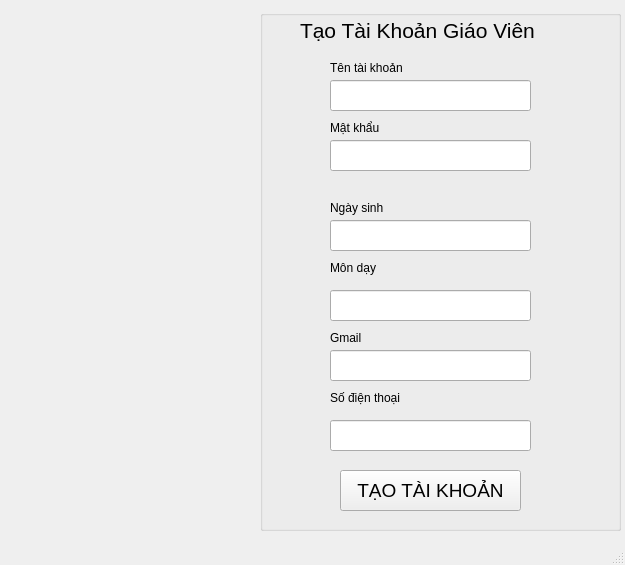
<?xml version="1.0" encoding="UTF-8"?>
<ui version="4.0">
 <class>MainWindow</class>
 <widget class="QMainWindow" name="MainWindow">
  <property name="geometry">
   <rect>
    <x>0</x>
    <y>0</y>
    <width>625</width>
    <height>565</height>
   </rect>
  </property>
  <property name="maximumSize">
   <size>
    <width>625</width>
    <height>565</height>
   </size>
  </property>
  <property name="windowTitle">
   <string>MainWindow</string>
  </property>
  <property name="styleSheet">
   <string notr="true">background-image: url(&quot;D:/quanLyKhoaHocOn/background-xanh-duong-nhat.jpg&quot;);</string>
  </property>
  <widget class="QWidget" name="centralwidget">
   <widget class="QLabel" name="label">
    <property name="geometry">
     <rect>
      <x>0</x>
      <y>10</y>
      <width>261</width>
      <height>511</height>
     </rect>
    </property>
    <property name="text">
     <string/>
    </property>
    <property name="pixmap">
     <pixmap>OIP (2).jpg</pixmap>
    </property>
    <property name="scaledContents">
     <bool>true</bool>
    </property>
   </widget>
   <widget class="QGroupBox" name="groupBox">
    <property name="geometry">
     <rect>
      <x>260</x>
      <y>10</y>
      <width>361</width>
      <height>521</height>
     </rect>
    </property>
    <property name="title">
     <string/>
    </property>
    <widget class="QLabel" name="label_2">
     <property name="geometry">
      <rect>
       <x>40</x>
       <y>0</y>
       <width>291</width>
       <height>41</height>
      </rect>
     </property>
     <property name="minimumSize">
      <size>
       <width>51</width>
       <height>0</height>
      </size>
     </property>
     <property name="font">
      <font>
       <pointsize>16</pointsize>
      </font>
     </property>
     <property name="text">
      <string>Tạo Tài Khoản Giáo Viên</string>
     </property>
    </widget>
    <widget class="QLineEdit" name="lineEdit">
     <property name="geometry">
      <rect>
       <x>70</x>
       <y>70</y>
       <width>201</width>
       <height>31</height>
      </rect>
     </property>
    </widget>
    <widget class="QLineEdit" name="lineEdit_2">
     <property name="geometry">
      <rect>
       <x>70</x>
       <y>130</y>
       <width>201</width>
       <height>31</height>
      </rect>
     </property>
    </widget>
    <widget class="QLineEdit" name="lineEdit_3">
     <property name="geometry">
      <rect>
       <x>70</x>
       <y>340</y>
       <width>201</width>
       <height>31</height>
      </rect>
     </property>
    </widget>
    <widget class="QLineEdit" name="lineEdit_4">
     <property name="geometry">
      <rect>
       <x>70</x>
       <y>410</y>
       <width>201</width>
       <height>31</height>
      </rect>
     </property>
    </widget>
    <widget class="QPushButton" name="pushButton">
     <property name="geometry">
      <rect>
       <x>80</x>
       <y>460</y>
       <width>181</width>
       <height>41</height>
      </rect>
     </property>
     <property name="font">
      <font>
       <pointsize>14</pointsize>
      </font>
     </property>
     <property name="text">
      <string>TẠO TÀI KHOẢN</string>
     </property>
    </widget>
    <widget class="QLabel" name="label_3">
     <property name="geometry">
      <rect>
       <x>70</x>
       <y>50</y>
       <width>81</width>
       <height>16</height>
      </rect>
     </property>
     <property name="text">
      <string>Tên tài khoản</string>
     </property>
    </widget>
    <widget class="QLabel" name="label_4">
     <property name="geometry">
      <rect>
       <x>70</x>
       <y>110</y>
       <width>55</width>
       <height>16</height>
      </rect>
     </property>
     <property name="text">
      <string>Mật khẩu</string>
     </property>
    </widget>
    <widget class="QLabel" name="label_5">
     <property name="geometry">
      <rect>
       <x>70</x>
       <y>320</y>
       <width>55</width>
       <height>16</height>
      </rect>
     </property>
     <property name="text">
      <string>Gmail</string>
     </property>
    </widget>
    <widget class="QLabel" name="label_6">
     <property name="geometry">
      <rect>
       <x>70</x>
       <y>380</y>
       <width>81</width>
       <height>16</height>
      </rect>
     </property>
     <property name="text">
      <string>Số điện thoại</string>
     </property>
    </widget>
    <widget class="QLineEdit" name="lineEdit_5">
     <property name="geometry">
      <rect>
       <x>70</x>
       <y>280</y>
       <width>201</width>
       <height>31</height>
      </rect>
     </property>
    </widget>
    <widget class="QLabel" name="label_7">
     <property name="geometry">
      <rect>
       <x>70</x>
       <y>250</y>
       <width>55</width>
       <height>16</height>
      </rect>
     </property>
     <property name="text">
      <string>Môn dạy</string>
     </property>
    </widget>
    <widget class="QLineEdit" name="lineEdit_6">
     <property name="geometry">
      <rect>
       <x>70</x>
       <y>210</y>
       <width>201</width>
       <height>31</height>
      </rect>
     </property>
    </widget>
    <widget class="QLabel" name="label_8">
     <property name="geometry">
      <rect>
       <x>70</x>
       <y>190</y>
       <width>55</width>
       <height>16</height>
      </rect>
     </property>
     <property name="text">
      <string>Ngày sinh</string>
     </property>
    </widget>
   </widget>
  </widget>
  <widget class="QMenuBar" name="menubar">
   <property name="geometry">
    <rect>
     <x>0</x>
     <y>0</y>
     <width>625</width>
     <height>26</height>
    </rect>
   </property>
  </widget>
  <widget class="QStatusBar" name="statusbar"/>
 </widget>
 <resources/>
 <connections/>
</ui>
